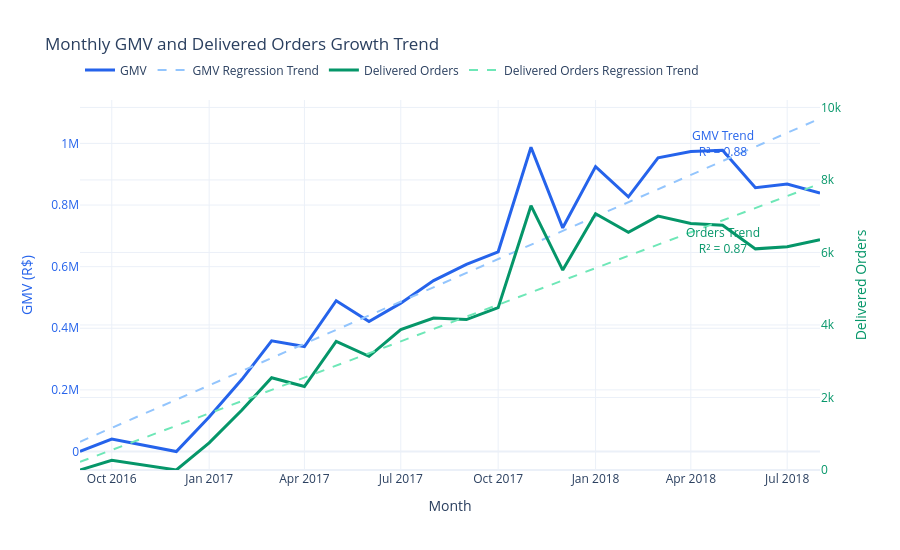

Notebook code for this chart:
### Markdown cell above
### 5.2 Growth Trends and Seasonality

### Code cell
# Build monthly GMV and delivered-order time series
delivered_orders_ts = orders_df.loc[
    orders_df["order_status"].eq("delivered"),
    ["order_id", "order_purchase_timestamp"],
].copy()
delivered_orders_ts["month"] = delivered_orders_ts["order_purchase_timestamp"].dt.to_period("M").dt.to_timestamp()

monthly_orders = (
    delivered_orders_ts.groupby("month", as_index=False)
    .agg(delivered_orders=("order_id", "nunique"))
)
monthly_gmv = (
    items_df.merge(delivered_orders_ts[["order_id", "month"]], on="order_id", how="inner")
    .groupby("month", as_index=False)
    .agg(gmv=("price", "sum"))
)
monthly_market = (
    monthly_orders.merge(monthly_gmv, on="month", how="outer")
    .fillna(0)
    .sort_values("month")
)

# Calculate linear regression trend lines using actual elapsed days
elapsed_days = (monthly_market["month"] - monthly_market["month"].min()).dt.days.to_numpy()
gmv_slope, gmv_intercept = np.polyfit(elapsed_days, monthly_market["gmv"], 1)
orders_slope, orders_intercept = np.polyfit(elapsed_days, monthly_market["delivered_orders"], 1)
monthly_market["gmv_trend"] = gmv_slope * elapsed_days + gmv_intercept
monthly_market["orders_trend"] = orders_slope * elapsed_days + orders_intercept
gmv_r_squared = 1 - ((monthly_market["gmv"] - monthly_market["gmv_trend"]) ** 2).sum() / ((monthly_market["gmv"] - monthly_market["gmv"].mean()) ** 2).sum()
orders_r_squared = 1 - ((monthly_market["delivered_orders"] - monthly_market["orders_trend"]) ** 2).sum() / ((monthly_market["delivered_orders"] - monthly_market["delivered_orders"].mean()) ** 2).sum()
label_index = max(len(monthly_market) - 4, 0)
orders_axis_max = monthly_market["delivered_orders"].max() * 1.4

# Plot monthly GMV and delivered orders with dual Y-axes and regression lines
growth_figure = go.Figure()
growth_figure.add_trace(
    go.Scatter(
        x=monthly_market["month"],
        y=monthly_market["gmv"],
        mode="lines",
        name="GMV",
        line={"color": "#2563EB", "width": 3},
    )
)
growth_figure.add_trace(
    go.Scatter(
        x=monthly_market["month"],
        y=monthly_market["gmv_trend"],
        mode="lines",
        name="GMV Regression Trend",
        line={"color": "#93C5FD", "width": 2, "dash": "dash"},
    )
)
growth_figure.add_trace(
    go.Scatter(
        x=monthly_market["month"],
        y=monthly_market["delivered_orders"],
        mode="lines",
        name="Delivered Orders",
        line={"color": "#059669", "width": 3},
        yaxis="y2",
    )
)
growth_figure.add_trace(
    go.Scatter(
        x=monthly_market["month"],
        y=monthly_market["orders_trend"],
        mode="lines",
        name="Delivered Orders Regression Trend",
        line={"color": "#6EE7B7", "width": 2, "dash": "dash"},
        yaxis="y2",
    )
)
growth_figure.update_layout(
    title="Monthly GMV and Delivered Orders Growth Trend",
    xaxis={"title": "Month"},
    yaxis={"title": {"text": "GMV (R$)", "font": {"color": "#2563EB"}}, "tickfont": {"color": "#2563EB"}},
    yaxis2={"title": {"text": "Delivered Orders", "font": {"color": "#059669"}}, "tickfont": {"color": "#059669"}, "range": [0, orders_axis_max], "overlaying": "y", "side": "right"},
    template="plotly_white",
    height=550,
    legend={"orientation": "h", "y": 1.12},
    annotations=[
        {"x": monthly_market["month"].iloc[label_index], "y": monthly_market["gmv_trend"].iloc[label_index], "text": f"GMV Trend<br>R² = {gmv_r_squared:.2f}", "showarrow": False, "font": {"color": "#2563EB"}, "yshift": 18},
        {"x": monthly_market["month"].iloc[label_index], "y": monthly_market["orders_trend"].iloc[label_index], "yref": "y2", "text": f"Orders Trend<br>R² = {orders_r_squared:.2f}", "showarrow": False, "font": {"color": "#059669"}, "yshift": -20},
    ],
)
growth_figure.show()

### Figure 1 — Plotly figure (JSON) as saved in the notebook; plotly's stock layout.template omitted (floating-point values rounded to 4 significant figures)
{"data": [{"line": {"color": "#2563EB", "width": 3}, "mode": "lines", "name": "GMV", "type": "scatter", "x": ["2016-09-01T00:00:00.000000", "2016-10-01T00:00:00.000000", "2016-12-01T00:00:00.000000", "2017-01-01T00:00:00.000000", "2017-02-01T00:00:00.000000", "2017-03-01T00:00:00.000000", "2017-04-01T00:00:00.000000", "2017-05-01T00:00:00.000000", "2017-06-01T00:00:00.000000", "2017-07-01T00:00:00.000000", "2017-08-01T00:00:00.000000", "2017-09-01T00:00:00.000000", "2017-10-01T00:00:00.000000", "2017-11-01T00:00:00.000000", "2017-12-01T00:00:00.000000", "2018-01-01T00:00:00.000000", "2018-02-01T00:00:00.000000", "2018-03-01T00:00:00.000000", "2018-04-01T00:00:00.000000", "2018-05-01T00:00:00.000000", "2018-06-01T00:00:00.000000", "2018-07-01T00:00:00.000000", "2018-08-01T00:00:00.000000"], "y": [135.0, 40330.0, 10.9, 111800.0, 234200.0, 359200.0, 340700.0, 489300.0, 421900.0, 481600.0, 554700.0, 607400.0, 648200.0, 987800.0, 726000.0, 924600.0, 826400.0, 953400.0, 973500.0, 977500.0, 856100.0, 868000.0, 838600.0]}, {"line": {"color": "#93C5FD", "dash": "dash", "width": 2}, "mode": "lines", "name": "GMV Regression Trend", "type": "scatter", "x": ["2016-09-01T00:00:00.000000", "2016-10-01T00:00:00.000000", "2016-12-01T00:00:00.000000", "2017-01-01T00:00:00.000000", "2017-02-01T00:00:00.000000", "2017-03-01T00:00:00.000000", "2017-04-01T00:00:00.000000", "2017-05-01T00:00:00.000000", "2017-06-01T00:00:00.000000", "2017-07-01T00:00:00.000000", "2017-08-01T00:00:00.000000", "2017-09-01T00:00:00.000000", "2017-10-01T00:00:00.000000", "2017-11-01T00:00:00.000000", "2017-12-01T00:00:00.000000", "2018-01-01T00:00:00.000000", "2018-02-01T00:00:00.000000", "2018-03-01T00:00:00.000000", "2018-04-01T00:00:00.000000", "2018-05-01T00:00:00.000000", "2018-06-01T00:00:00.000000", "2018-07-01T00:00:00.000000", "2018-08-01T00:00:00.000000"], "y": [31640.0, 76680.0, 168200.0, 214800.0, 261300.0, 303300.0, 349900.0, 394900.0, 441400.0, 486500.0, 533000.0, 579500.0, 624600.0, 671100.0, 716100.0, 762700.0, 809200.0, 851200.0, 897800.0, 942800.0, 989300.0, 1034000.0, 1081000.0]}, {"line": {"color": "#059669", "width": 3}, "mode": "lines", "name": "Delivered Orders", "type": "scatter", "x": ["2016-09-01T00:00:00.000000", "2016-10-01T00:00:00.000000", "2016-12-01T00:00:00.000000", "2017-01-01T00:00:00.000000", "2017-02-01T00:00:00.000000", "2017-03-01T00:00:00.000000", "2017-04-01T00:00:00.000000", "2017-05-01T00:00:00.000000", "2017-06-01T00:00:00.000000", "2017-07-01T00:00:00.000000", "2017-08-01T00:00:00.000000", "2017-09-01T00:00:00.000000", "2017-10-01T00:00:00.000000", "2017-11-01T00:00:00.000000", "2017-12-01T00:00:00.000000", "2018-01-01T00:00:00.000000", "2018-02-01T00:00:00.000000", "2018-03-01T00:00:00.000000", "2018-04-01T00:00:00.000000", "2018-05-01T00:00:00.000000", "2018-06-01T00:00:00.000000", "2018-07-01T00:00:00.000000", "2018-08-01T00:00:00.000000"], "y": [1, 265, 1, 750, 1653, 2546, 2303, 3546, 3135, 3872, 4193, 4150, 4478, 7289, 5513, 7069, 6555, 7003, 6798, 6749, 6099, 6159, 6351], "yaxis": "y2"}, {"line": {"color": "#6EE7B7", "dash": "dash", "width": 2}, "mode": "lines", "name": "Delivered Orders Regression Trend", "type": "scatter", "x": ["2016-09-01T00:00:00.000000", "2016-10-01T00:00:00.000000", "2016-12-01T00:00:00.000000", "2017-01-01T00:00:00.000000", "2017-02-01T00:00:00.000000", "2017-03-01T00:00:00.000000", "2017-04-01T00:00:00.000000", "2017-05-01T00:00:00.000000", "2017-06-01T00:00:00.000000", "2017-07-01T00:00:00.000000", "2017-08-01T00:00:00.000000", "2017-09-01T00:00:00.000000", "2017-10-01T00:00:00.000000", "2017-11-01T00:00:00.000000", "2017-12-01T00:00:00.000000", "2018-01-01T00:00:00.000000", "2018-02-01T00:00:00.000000", "2018-03-01T00:00:00.000000", "2018-04-01T00:00:00.000000", "2018-05-01T00:00:00.000000", "2018-06-01T00:00:00.000000", "2018-07-01T00:00:00.000000", "2018-08-01T00:00:00.000000"], "y": [222.9, 552.2, 1222.0, 1562.0, 1902.0, 2210.0, 2550.0, 2879.0, 3219.0, 3549.0, 3889.0, 4229.0, 4558.0, 4899.0, 5228.0, 5568.0, 5908.0, 6216.0, 6556.0, 6885.0, 7225.0, 7555.0, 7895.0], "yaxis": "y2"}], "layout": {"annotations": [{"font": {"color": "#2563EB"}, "showarrow": false, "text": "GMV Trend<br>R² = 0.88", "x": "2018-05-01T00:00:00", "y": 942800.0, "yshift": 18}, {"font": {"color": "#059669"}, "showarrow": false, "text": "Orders Trend<br>R² = 0.87", "x": "2018-05-01T00:00:00", "y": 6885.0, "yref": "y2", "yshift": -20}], "height": 550, "legend": {"orientation": "h", "y": 1.12}, "title": {"text": "Monthly GMV and Delivered Orders Growth Trend"}, "xaxis": {"title": {"text": "Month"}}, "yaxis": {"tickfont": {"color": "#2563EB"}, "title": {"font": {"color": "#2563EB"}, "text": "GMV (R$)"}}, "yaxis2": {"overlaying": "y", "range": [0, 10200.0], "side": "right", "tickfont": {"color": "#059669"}, "title": {"font": {"color": "#059669"}, "text": "Delivered Orders"}}}}
